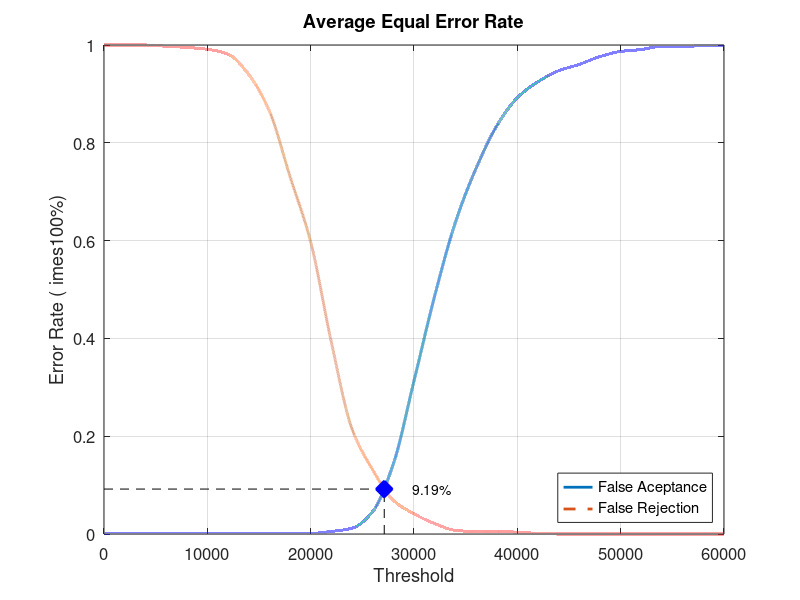
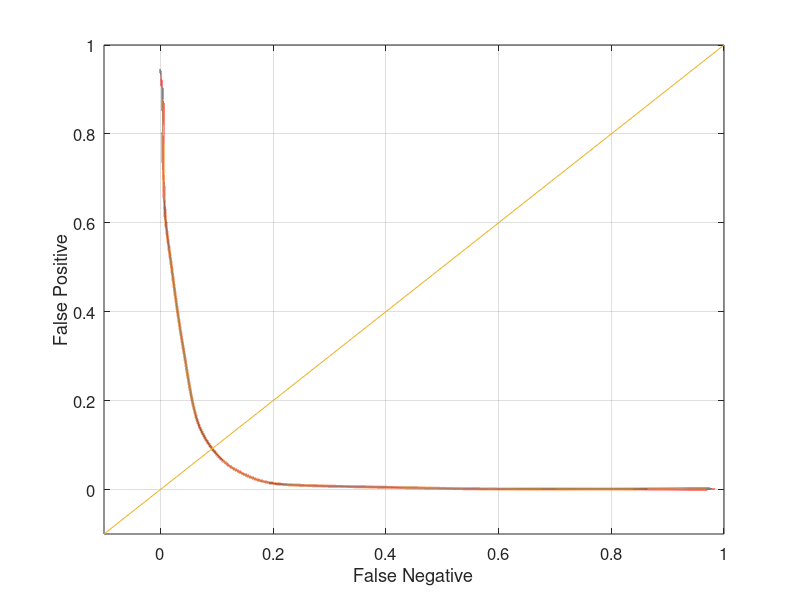

Write the MATLAB code that produced these figures, in order.
close all;
clear;
clc;
x = 0:2000:60000;
xq = 0:0.5:60000;

y0 = [0 0.00131579 0.00131579 0.00131579 0.00131579 0.00131579 0.00131579 0.00131579 0.00131579 0.00131579 0.00131579 0.00526316 0.0118421 0.0460526 0.143421 0.313158 0.486842 0.636842 0.747368 0.834211 0.892105 0.925 0.947368 0.960526 0.976316 0.986842 0.990789 0.997368 0.997368 0.998684 1]
yy0 = interp1(x, y0, xq, 'pchip');
y1 = [1 1 1 0.9975 0.995 0.99125 0.98125 0.94 0.865 0.73125 0.5975 0.3925 0.215 0.13125 0.06875 0.04125 0.02125 0.0075 0.005 0.005 0.00375 0.00125 0 0 0 0 0 0 0 0 0]
yy1 = interp1(x, y1, xq, 'pchip');

% Calculating EER: 
y2 = abs(y0 - y1);
find(y2 == min(y2))
yy2 = abs(yy0 - yy1);
xEER = find(yy2 == min(yy2));
xEERIndex = xq(xEER) % X-axis EER
yEER = yy0(xEER) % Y-axis EER

main = figure
plot(xq, yy0,'-','LineWidth', 2);	hold on
plot(xq, yy1,'--','LineWidth', 2);	hold on
plot([xEERIndex xEERIndex], [0 yEER], 'k--');	hold on
plot([0 xEERIndex], [yEER yEER], 'k--');	hold on
plot(xEERIndex, yEER, 'bx', 'LineWidth', 10);	hold on
text(xEERIndex + 10 * xEERIndex / 100, yEER, [num2str(round((10000 * yEER)) / 100) '%'])
legend('False Aceptance', 'False Rejection', 'Location', 'SouthEast')
xlabel('Threshold')
ylabel('Error Rate (	imes100%)')
title('Average Equal Error Rate')
set(gca, 'FontSize', 12)
axis([0 60000 0 1])
grid on

print(main, 'Experiment4AverageMain', '-dpng');
FNRxFPR = figure('Color', [1 1 1]);
plot(yy1, yy0, '-', yy1, yy0, 'LineWidth', 2);
hold on
y = -0.1:0.1:1
plot(y, y); 
set(gca, 'FontSize', 12)
xlabel('False Negative')
ylabel('False Positive')
axis([-0.1 1 -0.1 1])
set(gca, 'FontSize', 12)
grid on

print(FNRxFPR, 'Experiment4AverageFNRxFPR','-dpng');
